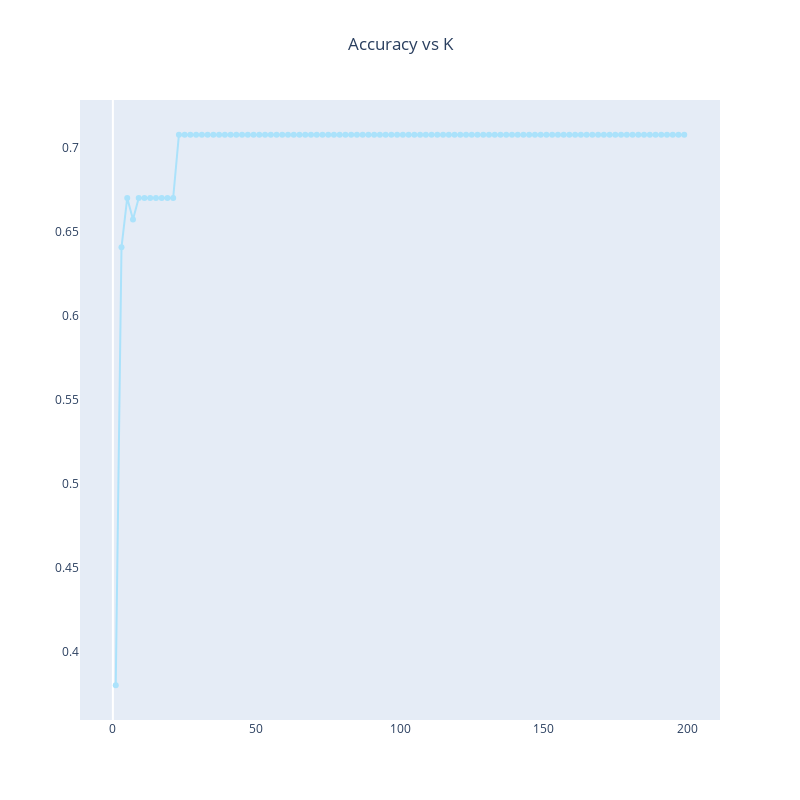

The notebook cell this image was saved under:
### Code cell
fig = go.Figure()
fig.add_trace(
    go.Scatter(
        x=[i[0] for i in l],
        y=[i[1] for i in l],
        mode="lines+markers",
        marker_color="rgb(171, 226, 251)",
    )
)
fig.update_layout(
    title="Accuracy vs K",
    title_x=0.5,
    width=800,
    height=800,
    xaxis_showgrid=False,
    yaxis_showgrid=False,
)
fig.show()
